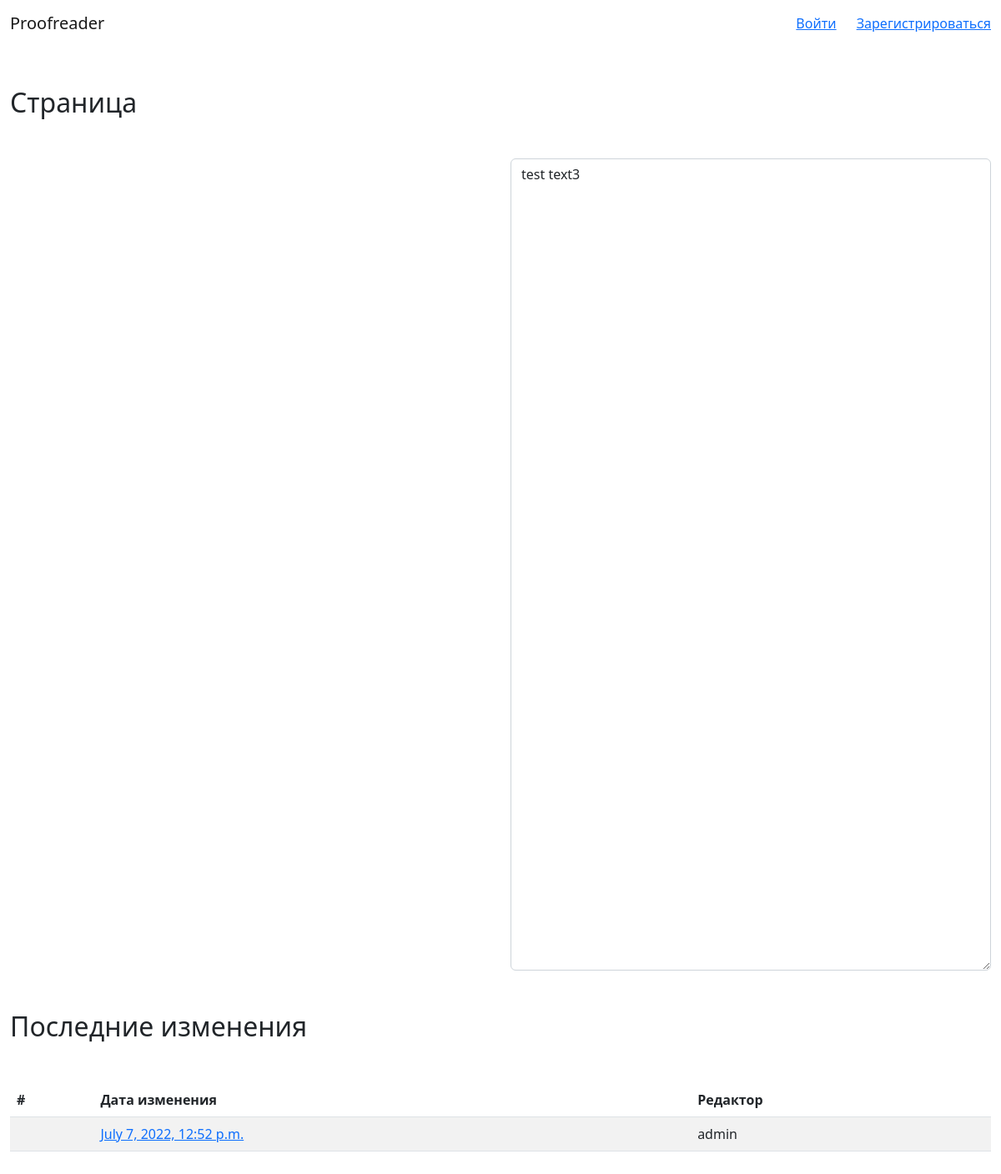
The page /book/0424d27c-5441-48b8-ad55-0e94e2f91b28/page/1b27ad8f-9219-4b67-8ebf-f899bb512645 on the database its author committed.
### books/models.py (models this page shows, shortened)
class PageText(models.Model):
    id = models.UUIDField(primary_key=True, default=uuid.uuid4, editable=False)
    book = models.ForeignKey(Book, on_delete=models.CASCADE)
    page = models.ForeignKey(Page, on_delete=models.PROTECT)
    editor = models.ForeignKey(get_user_model(), on_delete=models.PROTECT)
    text = models.TextField()
    date = models.DateTimeField(auto_now_add=True)

### accounts/models.py (models this page shows)
class CustomUser(AbstractUser):
    pass

### books/views.py (the view)
class PageView(View):
    def get(self, request, book_id, page_id):
        page = Page.objects.get(id=page_id)
        texts = PageText.objects.filter(page=page_id)
        cur_text = PageText.objects.filter(page=page_id).latest("date")
        context = {
            "page": page,
            "texts": texts,
            "cur_text": cur_text,
        }
        return render(request, "book/page.html", context)

### templates/book/page.html (shortened to what this page needs)
{% extends 'base.html' %}
{% block head %}
    <link rel="stylesheet"
          src="https://cdn.jsdelivr.net/gh/cotton123236/zoomist@latest/dist/zoomist.min.css"/>
{% endblock head %}
{% block content %}
    <div class="container-xxl my-5">
        <h2 class="my-5">Страница</h2>
        <div class="container_fluid">
            <div class="row justify-content-between">
                <div class="col">
                </div>
                <div class="col">
                    <textarea class="form-control" id="exampleFormControlTextarea1" rows="40">{{ cur_text.text }}</textarea>
                </div>
            </div>
        </div>
        <h2 class="my-5">Последние изменения</h2>
        <table class="table my-5 table-striped table-hover">
            <thead>
                <tr>
                    <th scope="col">#</th>
                    <th scope="col">Дата изменения</th>
                    <th scope="col">Редактор</th>
                </tr>
            </thead>
            <tbody>
                {% for text in texts %}
                    <tr>
                        <td></td>
                        <td>
                            <a href="">{{ text.date }}</a>
                        </td>
                        <td>{{ text.editor.username }}</td>
                    </tr>
                {% endfor %}
            </tbody>
        </table>
    </div>
{% endblock content %}

### rows shown on the page
PageText: text "test text3", date "July 7, 2022, 12:52 p.m.", editor.username "admin"
